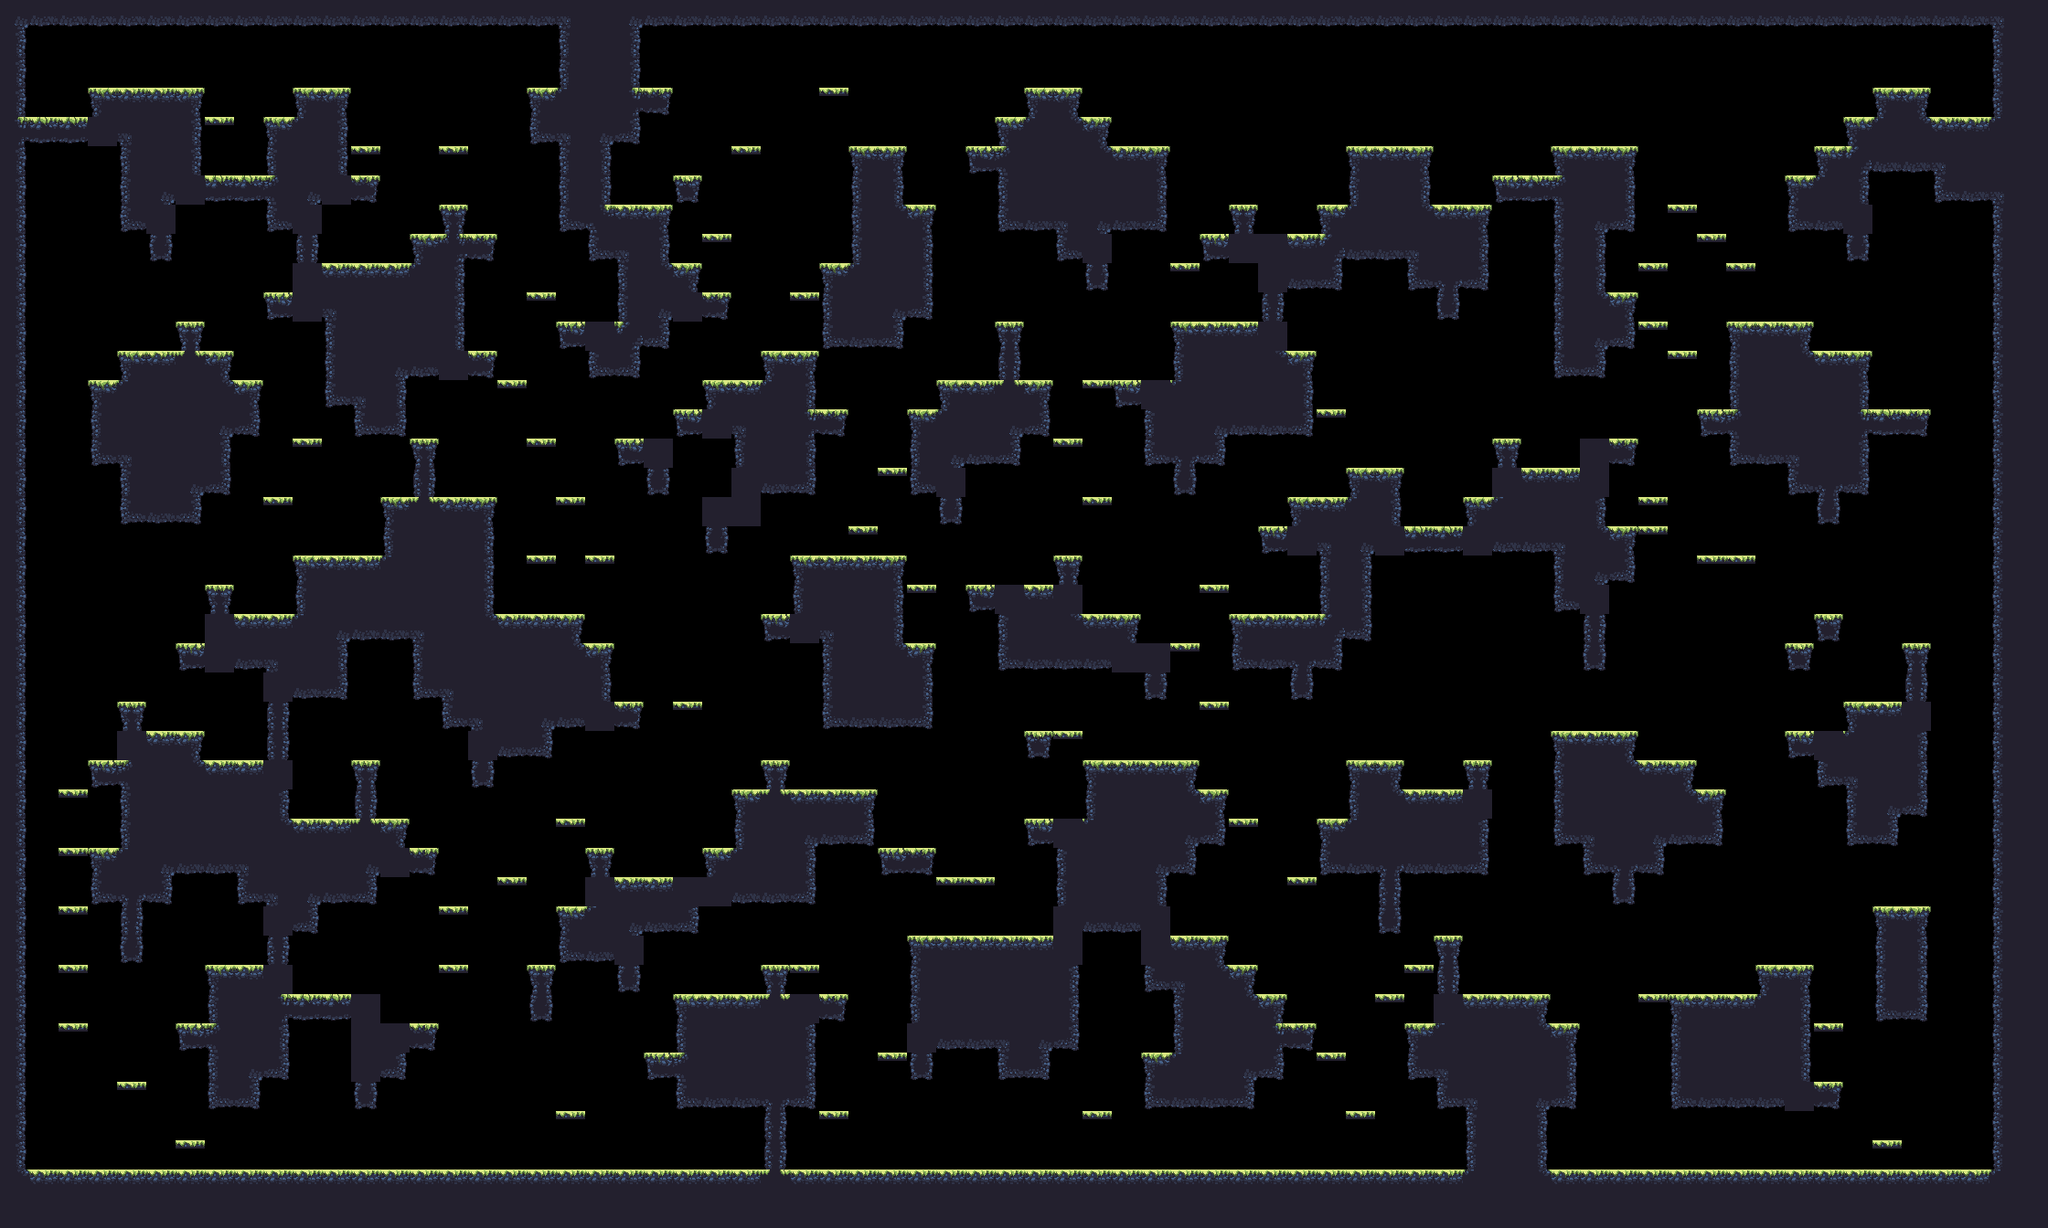

This is a level from a 2D game, rendered from its Tiled map with the project's own tilesets. A one-line summary and the map file follow, with tile-layer data summarised:
An orthogonal 70x42 tile map with 32x32 px tiles, 1 tile layer (main) and 17 objects (9x spawn, spawnPlayer0, spawnCrown0, spawnPlayer1, spawnCrown1, ...).

<map compressionlevel="0" height="42" infinite="0" nextlayerid="3" nextobjectid="4" orientation="orthogonal" renderorder="right-down" tiledversion="1.3.2" tileheight="32" tilewidth="32" version="1.2" width="70">
 <tileset firstgid="1" source="forest_summer_tile_set.tsx" />
 <layer height="42" id="1" name="main" width="70">
  <data>[2940 cells, 1270 non-empty, 28 distinct tile ids]</data>
 </layer>
 <objectgroup id="2" name="objects"><object id="1" name="spawnPlayer0" x="96" y="368.0" /><object id="2" name="spawnCrown0" x="64" y="80.0" /><object id="3" name="spawnPlayer1" x="2048" y="336.0" /><object id="4" name="spawnCrown1" x="1984" y="112.0" /><object id="5" name="spawnPlayer2" x="96" y="1232.0" /><object id="6" name="spawnCrown2" x="128" y="1232.0" /><object id="7" name="spawnPlayer3" x="2144" y="1232.0" /><object id="8" name="spawnCrown3" x="2144" y="1232.0" /><object id="9" name="spawn" x="1216" y="624.0" /><object id="10" name="spawn" x="960" y="1232.0" /><object id="11" name="spawn" x="576" y="624.0" /><object id="12" name="spawn" x="1536" y="1232.0" /><object id="13" name="spawn" x="1696" y="112.0" /><object id="14" name="spawn" x="192" y="1072.0" /><object id="15" name="spawn" x="1120" y="1232.0" /><object id="16" name="spawn" x="512" y="1232.0" /><object id="17" name="spawn" x="1088" y="1232.0" /></objectgroup></map>
